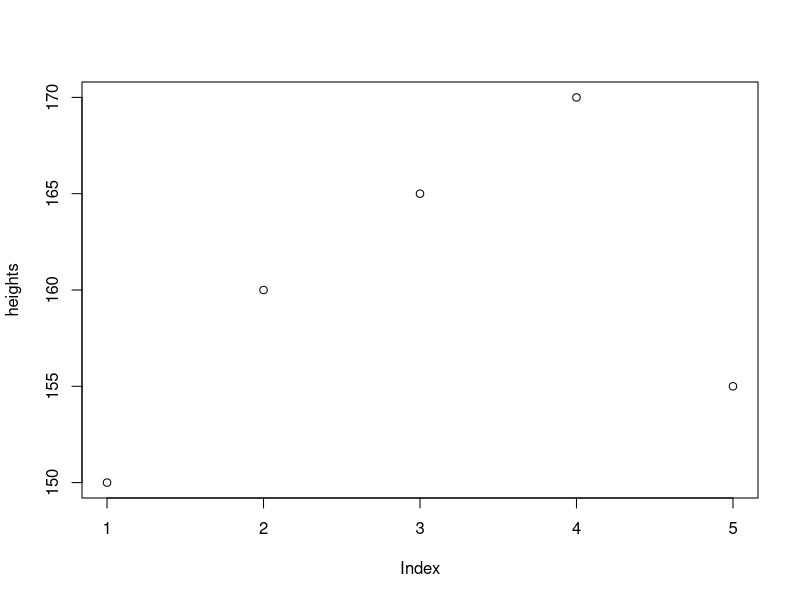
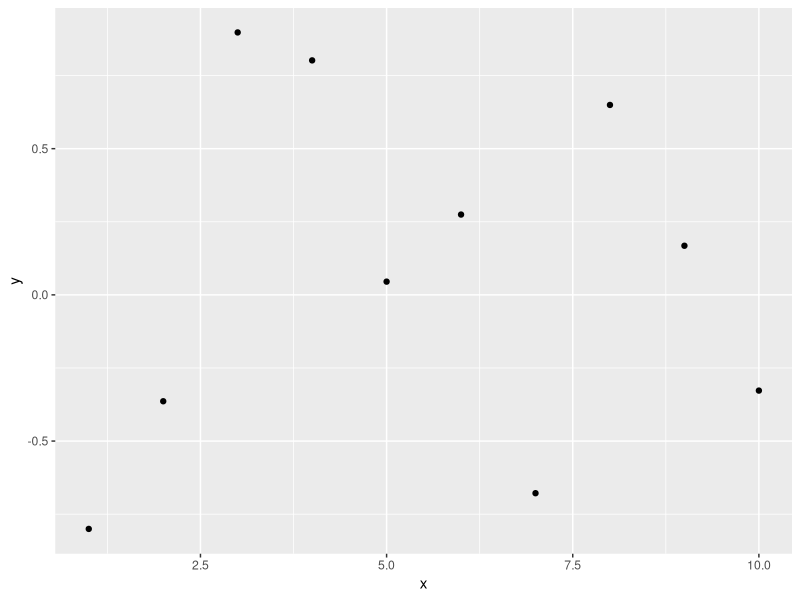

Generate these figures, in order, with R:
## ---- chunk 1
knitr::opts_chunk$set(echo = TRUE)
## ---- chunk 2

#we use an arrow to assign a value to a variable
x<-5
class(x)

#we can coerce an object from one class to another
y<-as.integer(x)
class(y)

z<-1L
class(z)
## ---- chunk 3

#initialize a vector
a<-vector("numeric",10)
print(a)

#define a vector with c() function
b<-c(1,2,3)
print(b)

#check what class the variables are
class(a)
class(b)

#create a data frame
x<-1:10
y<-rnorm(10)
df<-data.frame(x,y)

## ---- chunk 4

#as a calculator
1+2
sqrt(25)


# View summary statistics
heights <- c(150, 160, 165, 170, 155)
mean(heights)
summary(heights)

# plot data using base R
plot(heights)

# perform statistical tests
heights2<-c(100,80,85,90)
t.test(heights,heights2)

## ---- chunk 5

#what libraries are loaded in the environment?
sessionInfo()

#now we call the package we installed
library(ggplot2)

#now we can use functions from the ggplot2 package
ggplot(df,aes(x,y)) + geom_point()

